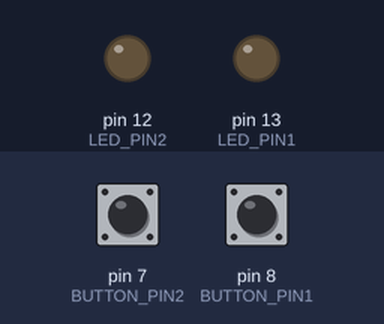
Simulated run of this sketch. Board: Arduino Uno, built with avr-gcc and run on an emulated ATmega328P. On the bench: output pins drawn as LEDs (lit = HIGH). The test bench sets the inputs (shaded band); at power-on: pin 7 (BUTTON_PIN2) LOW, pin 8 (BUTTON_PIN1) LOW.

Above: at 1.2 s.
1.3 s: pin 7 (BUTTON_PIN2) pulled HIGH for 0.15 s
At 2.6 s:
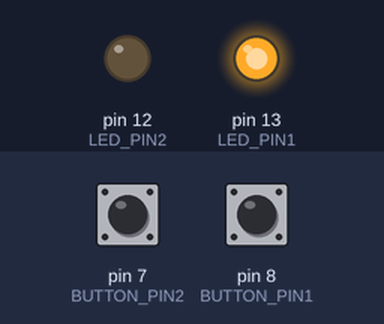
2.9 s: pin 7 (BUTTON_PIN2) pulled HIGH for 1 s
At 3.6 s:
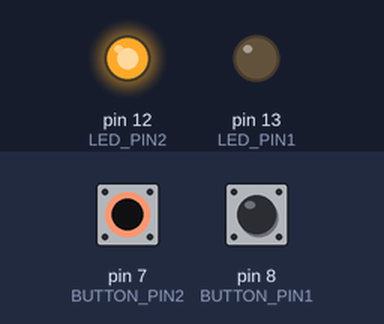
5.4 s: pin 7 (BUTTON_PIN2) pulled HIGH for 3.2 s
At 6.7 s:
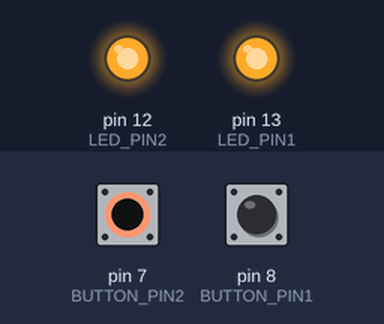
Timing chart, 0 to 10.1 s (numbered marks = the images above; inputs shaded):
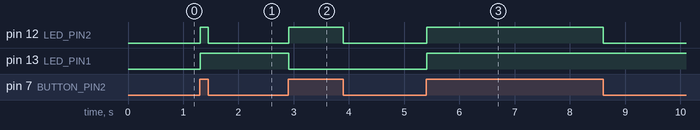

The sketch:

prog1_ex0208.ino
```cpp
/*prog1_ex0203:ボタンを1回押したらLED点灯継続*/
#define LED_PIN1 13
#define BUTTON_PIN1 8
#define LED_PIN2 12
#define BUTTON_PIN2 7

int button_state=0;//ボタンが押されているか記録するための変数
int button_state_old=0; //button_stateの1つ前の値を記録するための変数
int led_state=0;//LEDの点灯状態を記録するための変数（0：消灯、1:点灯）
void setup() {
  // put your setup code here, to run once:
pinMode(LED_PIN1,OUTPUT);
pinMode(BUTTON_PIN1,INPUT);//ボタンがつながっているピンを入力に設定
pinMode(LED_PIN2,OUTPUT);
pinMode(BUTTON_PIN2,INPUT);
}


void loop() {
  // put your main code here, to run repeatedly:
button_state=digitalRead(BUTTON_PIN1);//ボタンがつながっているピンの電圧レベルをチェック
button_state=digitalRead(BUTTON_PIN2);
/*LED点灯状態の判定*/
if((button_state==HIGH) && (button_state_old==LOW))//ボタンが押された
{
  led_state=1 - led_state;//LED点灯状態を変更
  delay(10);//ちょっと待つ
}
 button_state_old = button_state; //ボタン状態の記録を更新
/*LED点灯・消灯処理*/
if(led_state==1)//LED点灯状態がONなら
{
  digitalWrite(LED_PIN1,HIGH);//ON
}
else
{
  digitalWrite(LED_PIN1,LOW);
}

if(button_state==1)
{
  digitalWrite(LED_PIN2,HIGH);//電圧レベルがHIGHのとき
}
else
{
  digitalWrite(LED_PIN2,LOW);//電圧レベルがLOWのとき
}
}
```

Measured:
- after the input at 1.3 s, pin 12 (LED_PIN2): LOW → HIGH at once, → LOW 0.14 s later; pin 13 (LED_PIN1): LOW → HIGH at once
- after the input at 2.9 s, pin 12 (LED_PIN2): LOW → HIGH at once, → LOW 0.99 s later; pin 13 (LED_PIN1): HIGH → LOW at once
- after the input at 5.4 s, pin 12 (LED_PIN2): LOW → HIGH at once, → LOW 3.2 s later; pin 13 (LED_PIN1): LOW → HIGH at once
